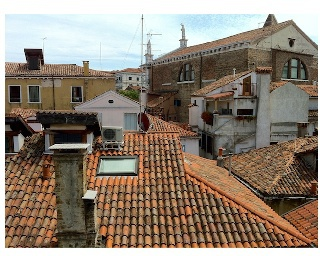
%> input picture DIP Task 7/roofs1.jpg, 320 x 256 px
$ octave labtest072.m   (GNU Octave 9; MATLAB toolbox functions it lacks are replaced by stand-ins)
%> lines starting %> are read from the running program, lines starting %| are printed output that depends on the picture
clc;clear all;close all;

% [4 lines of commented-out code are left out]
I1 = imread('roofs1.jpg');
%> I1 is the input picture: size 256x320x3 uint8; mean R, G, B 140.8, 128.1, 114.7
%I1(336:340,293:509,:)=0;
Ix = im2single(I1);
Ia = rgb2gray(Ix);
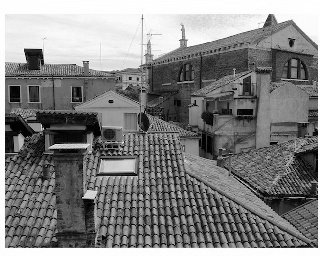
%> Ia: size 256x320 single; min 0, max 1, mean 0.511

I2 = imread('roofs3.jpg');
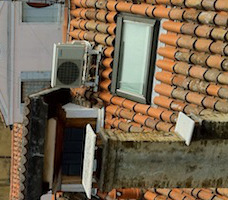
%> input picture DIP Task 7/roofs3.jpg, 228 x 200 px
%> I2 is the input picture: size 200x228x3 uint8; mean R, G, B 117.5, 101.8, 81
I2(201:256,229:320,:)=0;
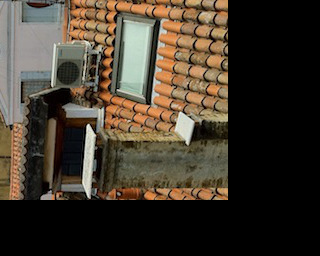
%> I2: size 256x320x3 uint8; mean R, G, B 65.4, 56.7, 45.1
Iy = im2single(I2);
Ib = rgb2gray(Iy);
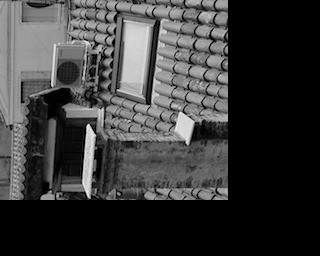
%> Ib: size 256x320 single; min 0, max 0.961, mean 0.227

%> (the run ends here)
